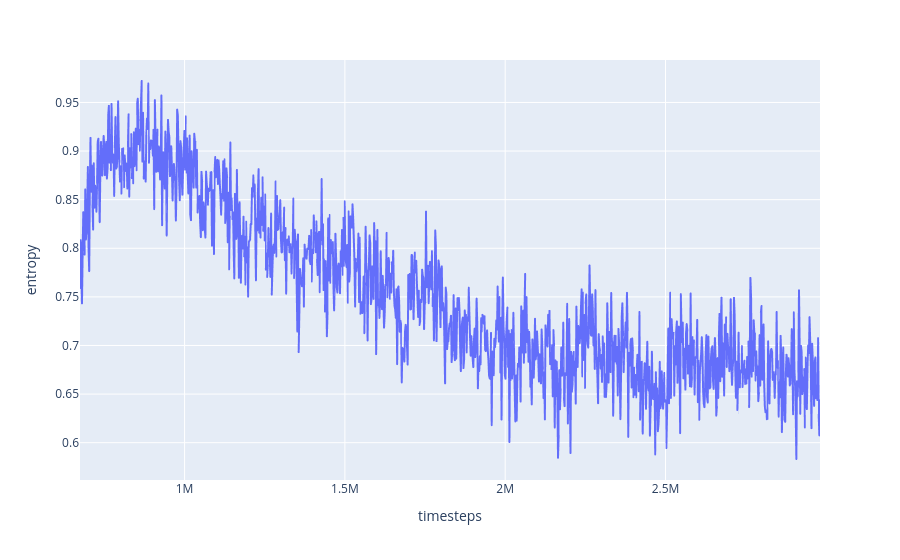

The code cell stored with this chart in its notebook:
### Code cell
history = pd.read_csv("../models/artifacts/ppo/depth_1_10_onehot/v007/history.csv")

history_5 = history[history['curriculum_depth'] == 6]

print(history_5.shape)
solve_rate = history.copy()

depth_stats = solve_rate.groupby('curriculum_depth').agg(
    depth_count=('curriculum_depth', 'count'),
    avg_solve=('train_solve_rate', 'mean'),
    max_solve=('train_solve_rate', 'max'),
    avg_timeout=('timeout_rate', 'mean'),
    min_timeout=('timeout_rate', 'min'),
    max_timeout=('timeout_rate', 'max'),
    ep_length=('mean_episode_length', 'mean'),
    
)

display(depth_stats)

display(history_5.head())
print(history.shape)
print(history['curriculum_depth'].value_counts())

fig1 = px.line(history_5, x='timesteps', y='entropy')
fig1.show()

### Figure 1 — Plotly figure (JSON) as saved in the notebook; plotly's stock layout.template omitted (floating-point values rounded to 4 significant figures; data arrays with more than 128 entries replaced by an {"elided": "..."} marker saying what was removed)
{"data": [{"hovertemplate": "timesteps=%{x}<br>entropy=%{y}<extra></extra>", "legendgroup": "", "line": {"color": "#636efa", "dash": "solid"}, "marker": {"symbol": "circle"}, "mode": "lines", "name": "", "showlegend": false, "type": "scattergl", "x": {"elided": "1128 int values"}, "xaxis": "x", "y": {"elided": "1128 float values"}, "yaxis": "y"}], "layout": {"legend": {"tracegroupgap": 0}, "margin": {"t": 60}, "xaxis": {"anchor": "y", "domain": [0, 1], "title": {"text": "timesteps"}}, "yaxis": {"anchor": "x", "domain": [0, 1], "title": {"text": "entropy"}}}}
